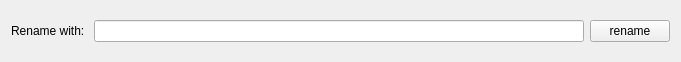
<?xml version="1.0" encoding="UTF-8"?>
<ui version="4.0">
 <class>RenameDialog</class>
 <widget class="QWidget" name="RenameDialog">
  <property name="geometry">
   <rect>
    <x>0</x>
    <y>0</y>
    <width>681</width>
    <height>62</height>
   </rect>
  </property>
  <layout class="QHBoxLayout" name="horizontalLayout">
   <item>
    <widget class="QLabel" name="label">
     <property name="text">
      <string>Rename with: </string>
     </property>
    </widget>
   </item>
   <item>
    <widget class="QLineEdit" name="renameLineEdit"/>
   </item>
   <item>
    <widget class="QPushButton" name="renameButton">
     <property name="text">
      <string>rename</string>
     </property>
    </widget>
   </item>
  </layout>
 </widget>
 <resources/>
 <connections/>
</ui>
